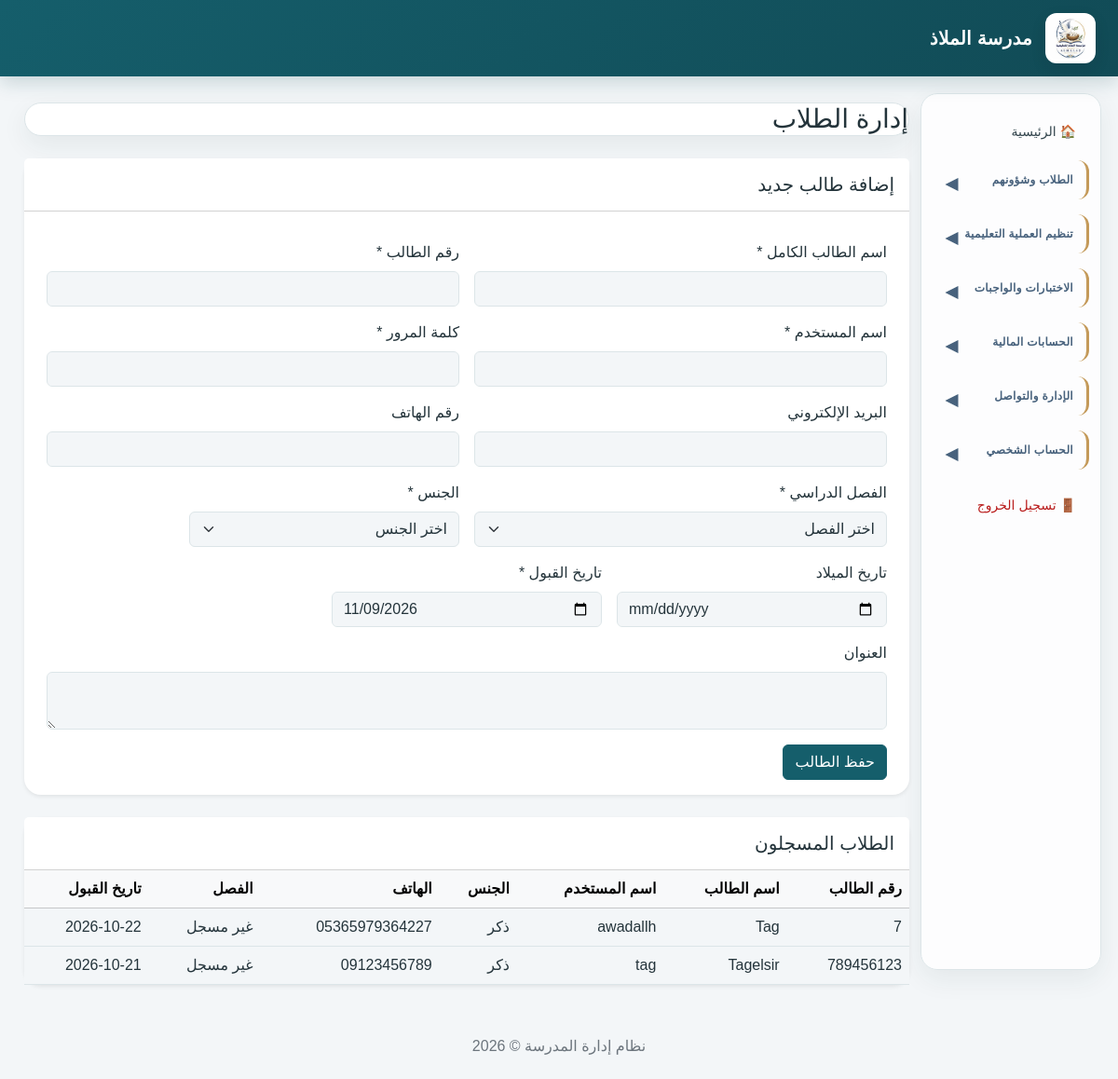
The page /students.php (signed in) on the database its author committed.
### tables this page shows
CREATE TABLE `school_settings` (
  `id` int(10) UNSIGNED NOT NULL,
  `school_name` varchar(200) NOT NULL,
  `school_name_en` varchar(200) DEFAULT NULL,
  `logo_path` varchar(255) DEFAULT NULL,
  `address` text DEFAULT NULL,
  `phone` varchar(30) DEFAULT NULL,
  `email` varchar(150) DEFAULT NULL,
  `website` varchar(255) DEFAULT NULL,
  `currency` char(3) NOT NULL DEFAULT 'SDG',
  `academic_year_id` int(10) UNSIGNED DEFAULT NULL,
  `principal_name` varchar(150) DEFAULT NULL,
  `created_at` timestamp NOT NULL DEFAULT current_timestamp(),
  `updated_at` timestamp NOT NULL DEFAULT current_timestamp() ON UPDATE current_timestamp()
);

CREATE TABLE `students` (
  `id` int(10) UNSIGNED NOT NULL,
  `user_id` int(10) UNSIGNED NOT NULL,
  `student_number` varchar(50) NOT NULL,
  `date_of_birth` date DEFAULT NULL,
  `gender` enum('male','female') DEFAULT NULL,
  `admission_date` date NOT NULL,
  `address` varchar(255) DEFAULT NULL,
  `medical_notes` text DEFAULT NULL,
  `is_active` tinyint(1) NOT NULL DEFAULT 1,
  `created_at` timestamp NOT NULL DEFAULT current_timestamp()
);

CREATE TABLE `users` (
  `id` int(10) UNSIGNED NOT NULL,
  `username` varchar(100) NOT NULL,
  `email` varchar(150) DEFAULT NULL,
  `password` varchar(255) NOT NULL,
  `role_id` int(10) UNSIGNED NOT NULL,
  `full_name` varchar(150) NOT NULL,
  `phone` varchar(30) DEFAULT NULL,
  `is_active` tinyint(1) NOT NULL DEFAULT 1,
  `last_login` datetime DEFAULT NULL,
  `created_at` timestamp NOT NULL DEFAULT current_timestamp(),
  `updated_at` timestamp NOT NULL DEFAULT current_timestamp() ON UPDATE current_timestamp()
);

### students.php (the view, shortened to what this page needs)
<?php
require_once __DIR__ . '/config/database.php';
$classrooms = $pdo->query("
    SELECT c.id, c.classroom_name, g.grade_name, ay.year_name,
           c.grade_level_id, c.academic_year_id
    FROM classrooms c
    INNER JOIN grade_levels g ON g.id = c.grade_level_id
    INNER JOIN academic_years ay ON ay.id = c.academic_year_id
    WHERE c.is_active = 1
      AND g.is_active = 1
      AND ay.is_current = 1
      AND ay.status = 'active'
    ORDER BY g.grade_number, c.classroom_name
")->fetchAll();
$students = $pdo->query(
    "SELECT s.id, s.student_number, s.gender, s.admission_date,
            u.full_name, u.username, u.phone,
            (
                SELECT c.classroom_name
                FROM student_enrollments se
                INNER JOIN academic_years ay
                    ON ay.id = se.academic_year_id
                INNER JOIN classrooms c
                    ON c.id = se.classroom_id
                WHERE se.student_id = s.id
                  AND se.status = 'enrolled'
                  AND ay.is_current = 1
                  AND ay.status = 'active'
                ORDER BY se.id DESC
                LIMIT 1
            ) AS classroom_name
     FROM students s
     INNER JOIN users u ON u.id = s.user_id
     ORDER BY s.id DESC"
)->fetchAll();
require_once __DIR__ . '/includes/header.php';
?>
<h1 class="h3 mb-4">إدارة الطلاب</h1>
<div class="card border-0 shadow-sm mb-4">
    <div class="card-header bg-white py-3">
        <h2 class="h5 mb-0">إضافة طالب جديد</h2>
    </div>
    <div class="card-body">
        <form method="POST" action="students.php">
            <div class="row g-3">
                <div class="col-md-6">
                    <label class="form-label">اسم الطالب الكامل *</label>
                    <input type="text" name="full_name" class="form-control"
                           maxlength="150" required>
                </div>
                <div class="col-md-6">
                    <label class="form-label">رقم الطالب *</label>
                    <input type="text" name="student_number" class="form-control"
                           maxlength="50" required>
                </div>
                <div class="col-md-6">
                    <label class="form-label">اسم المستخدم *</label>
                    <input type="text" name="username" class="form-control"
                           maxlength="100" required>
                </div>
                <div class="col-md-6">
                    <label class="form-label">كلمة المرور *</label>
                    <input type="password" name="password" class="form-control"
                           minlength="8" autocomplete="new-password" required>
                </div>
                <div class="col-md-6">
                    <label class="form-label">البريد الإلكتروني</label>
                    <input type="email" name="email" class="form-control"
                           maxlength="150">
                </div>
                <div class="col-md-6">
                    <label class="form-label">رقم الهاتف</label>
                    <input type="text" name="phone" class="form-control"
                           maxlength="30">
                </div>
                <div class="col-md-6">
                    <label class="form-label">الفصل الدراسي *</label>
                    <select name="classroom_id" class="form-select" required
                            <?= !$classrooms ? 'disabled' : '' ?>>
                        <option value="">اختر الفصل</option>
                    </select>
                </div>
                <div class="col-md-4">
                    <label class="form-label">الجنس *</label>
                    <select name="gender" class="form-select" required>
                        <option value="">اختر الجنس</option>
                    </select>
                </div>
                <div class="col-md-4">
                    <label class="form-label">تاريخ الميلاد</label>
                    <input type="date" name="date_of_birth" class="form-control">
                </div>
                <div class="col-md-4">
                    <label class="form-label">تاريخ القبول *</label>
                    <input type="date" name="admission_date"
                           class="form-control"
                           value="<?= date('Y-m-d') ?>" required>
                </div>
                <div class="col-12">
                    <label class="form-label">العنوان</label>
                    <textarea name="address" class="form-control"
                              rows="2"></textarea>
                </div>
                <div class="col-12">
                    <button type="submit" class="btn btn-primary"
                            <?= !$classrooms ? 'disabled' : '' ?>>
                        حفظ الطالب
                    </button>
                </div>
            </div>
        </form>
    </div>
</div>
<div class="card border-0 shadow-sm">
    <div class="card-header bg-white py-3">
        <h2 class="h5 mb-0">الطلاب المسجلون</h2>
    </div>
    <div class="table-responsive">
        <table class="table table-hover align-middle mb-0">
            <thead class="table-light">
                <tr>
                    <th>رقم الطالب</th>
                    <th>اسم الطالب</th>
                    <th>اسم المستخدم</th>
                    <th>الجنس</th>
                    <th>الهاتف</th>
                    <th>الفصل</th>
                    <th>تاريخ القبول</th>
                </tr>
            </thead>
            <tbody>
            <?php if (!$students): ?>
                <tr>
                    <td colspan="7" class="text-center py-4 text-secondary">
                        لا يوجد طلاب مسجلون حتى الآن.
                    </td>
                </tr>
            <?php else: ?>
                <?php foreach ($students as $student): ?>
                    <tr>
                        <td><?= htmlspecialchars($student['student_number'], ENT_QUOTES, 'UTF-8') ?></td>
                        <td><?= htmlspecialchars($student['full_name'], ENT_QUOTES, 'UTF-8') ?></td>
                        <td><?= htmlspecialchars($student['username'], ENT_QUOTES, 'UTF-8') ?></td>
                        <td><?= $student['gender'] === 'male' ? 'ذكر' : 'أنثى' ?></td>
                        <td><?= htmlspecialchars($student['phone'] ?? '', ENT_QUOTES, 'UTF-8') ?></td>
                        <td><?= htmlspecialchars($student['classroom_name'] ?? 'غير مسجل', ENT_QUOTES, 'UTF-8') ?></td>
                        <td><?= htmlspecialchars($student['admission_date'], ENT_QUOTES, 'UTF-8') ?></td>
                    </tr>
                <?php endforeach; ?>
            <?php endif; ?>
            </tbody>
        </table>
    </div>
</div>
<?php require_once __DIR__ . '/includes/footer.php'; ?>

### includes/header.php (shortened to what this page needs)
<?php
$hideSidebar = basename($_SERVER['SCRIPT_NAME'] ?? '') === 'index.php';
$schoolName = 'مدرسة الملاذ';
$schoolLogo = '';
$currentRole = (int) ($_SESSION['role_id'] ?? 0);
$menuPermissions = [
    1 => ['all'],
    2 => [
        'index.php',
        'students.php',
        'guardians.php',
        'teachers.php',
        'classrooms.php',
        'subjects.php',
        'academic_years.php',
        'teaching_assignments.php',
        'timetable.php',
        'attendance.php',
        'exams.php',
        'grades.php',
        'behavior.php',
        'homework.php',
        'homework_submissions.php',
        'reports.php',
        'fees.php',
        'payments.php',
        'expenses.php',
        'users.php',
        'announcements.php',
        'notifications.php',
        'messages.php',
        'settings.php',
        'change_password.php'
    ],
    3 => [
        'index.php',
        'fees.php',
        'payments.php',
        'expenses.php',
        'reports.php',
        'change_password.php'
    ],
    4 => [
        'index.php',
        'students.php',
        'classrooms.php',
        'subjects.php',
        'timetable.php',
        'attendance.php',
        'exams.php',
        'grades.php',
        'behavior.php',
        'homework.php',
        'homework_submissions.php',
        'announcements.php',
        'notifications.php',
        'messages.php',
        'change_password.php'
    ],
    5 => [
        'index.php',
        'timetable.php',
        'grades.php',
        'homework.php',
        'announcements.php',
        'notifications.php',
        'messages.php',
        'change_password.php'
    ],
    6 => [
        'index.php',
        'reports.php',
        'fees.php',
        'payments.php',
        'announcements.php',
        'notifications.php',
        'messages.php',
        'change_password.php'
    ]
];
$allowedMenu = $menuPermissions[$currentRole] ?? [];
function showMenuLink(string $page): bool
{
    global $allowedMenu;
    return in_array('all', $allowedMenu, true)
        || in_array($page, $allowedMenu, true);
}
try {
    if (isset($pdo)) {
        $stmt = $pdo->query(
            "SELECT school_name, logo_path
             FROM school_settings
             ORDER BY id ASC
             LIMIT 1"
        );
        $school = $stmt->fetch();
        if ($school) {
            if (!empty($school['school_name'])) {
                $schoolName = $school['school_name'];
            }
            if (!empty($school['logo_path'])) {
                $logoFile = __DIR__ . '/../' . $school['logo_path'];
                if (is_file($logoFile)) {
                    $schoolLogo = $school['logo_path'];
                }
            }
        }
    }
} catch (PDOException $e) {
    error_log('School branding could not be loaded: ' . $e->getMessage());
}
?>
<!DOCTYPE html>
<html lang="ar" dir="rtl">
<head>
    <link
        href="https://cdn.jsdelivr.net/npm/bootstrap@5.3.3/dist/css/bootstrap.rtl.min.css"
        rel="stylesheet"
    >
</head>
<body>
<header class="topbar">
    <?php if ($schoolLogo !== ''): ?>
        <img
            src="<?= htmlspecialchars($schoolLogo, ENT_QUOTES, 'UTF-8') ?>"
            alt="شعار المدرسة"
            class="school-logo"
        >
    <?php endif; ?>
    <strong class="school-name">
        <?= htmlspecialchars($schoolName, ENT_QUOTES, 'UTF-8') ?>
    </strong>
</header>
<div class="container-fluid">
    <div class="row">
        <?php if (!$hideSidebar): ?>
        <aside class="col-md-3 col-lg-2 sidebar">
            <?php if (showMenuLink('index.php')): ?>
                <a href="index.php">🏠 الرئيسية</a>
            <?php endif; ?>
            <?php if (
                showMenuLink('students.php') ||
                showMenuLink('guardians.php') ||
                showMenuLink('attendance.php') ||
                showMenuLink('behavior.php')
            ): ?>
                <details class="sidebar-group">
                    <summary class="sidebar-section">الطلاب وشؤونهم</summary>
                </details>
            <?php endif; ?>
            <?php if (
                showMenuLink('teachers.php') ||
                showMenuLink('classrooms.php') ||
                showMenuLink('subjects.php') ||
                showMenuLink('academic_years.php') ||
                showMenuLink('teaching_assignments.php') ||
                showMenuLink('timetable.php')
            ): ?>
                <details class="sidebar-group">
                    <summary class="sidebar-section">تنظيم العملية التعليمية</summary>
                </details>
            <?php endif; ?>
            <?php if (
                showMenuLink('exams.php') ||
                showMenuLink('grades.php') ||
                showMenuLink('homework.php') ||
                showMenuLink('homework_submissions.php') ||
                showMenuLink('reports.php')
            ): ?>
                <details class="sidebar-group">
                    <summary class="sidebar-section">الاختبارات والواجبات</summary>
                </details>
            <?php endif; ?>
            <?php if (
                showMenuLink('fees.php') ||
                showMenuLink('payments.php') ||
                showMenuLink('expenses.php')
            ): ?>
                <details class="sidebar-group">
                    <summary class="sidebar-section">الحسابات المالية</summary>
                </details>
            <?php endif; ?>
            <?php if (
                showMenuLink('users.php') ||
                showMenuLink('announcements.php') ||
                showMenuLink('notifications.php') ||
                showMenuLink('messages.php') ||
                showMenuLink('audit_logs.php') ||
                showMenuLink('settings.php') ||
                showMenuLink('theme_settings.php')
            ): ?>
                <details class="sidebar-group">
                    <summary class="sidebar-section">الإدارة والتواصل</summary>
                </details>
            <?php endif; ?>
            <?php if (showMenuLink('change_password.php')): ?>
                <details class="sidebar-group">
                    <summary class="sidebar-section">الحساب الشخصي</summary>
                </details>
            <?php endif; ?>
            <a href="logout.php" class="logout-link">🚪 تسجيل الخروج</a>
        </aside>
        <?php endif; ?>
        <main class="<?= $hideSidebar ? 'col-12' : 'col-md-9 col-lg-10' ?> content">

### rows shown on the page
school_settings: logo_path (picture), school_name "مدرسة الملاذ"
students: student_number "7", user.full_name "Tag", user.username "awadallh", gender "ذكر", user.phone "05365979364227", classroom_name "غير مسجل", admission_date "2026-10-22"
students: student_number "789456123", user.full_name "Tagelsir", user.username "tag", gender "ذكر", user.phone "09123456789", classroom_name "غير مسجل", admission_date "2026-10-21"
